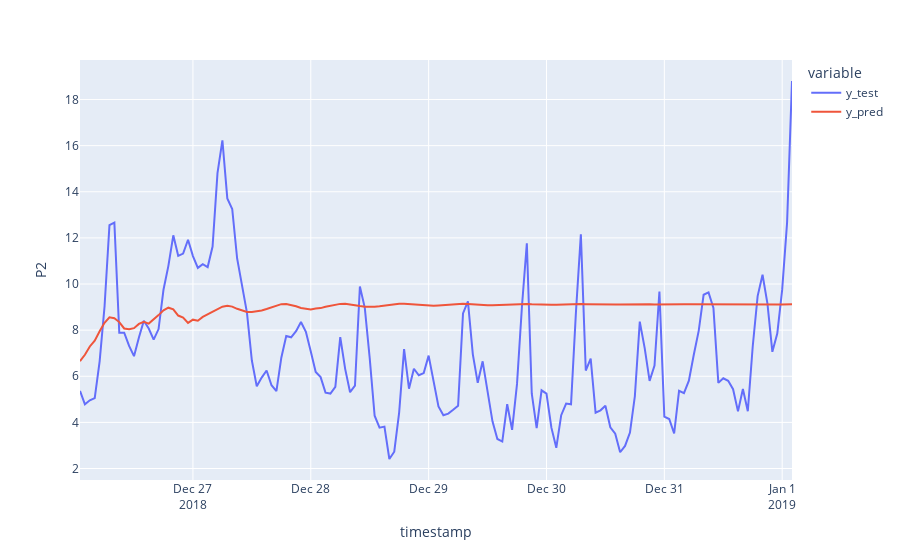

Notebook cell for this chart:
### Code cell
# line plot for the values in test_predictions
fig = px.line(df_pred_test, labels={"value": "P2"})
fig.show();

### Figure 1 — Plotly figure (JSON) as saved in the notebook; plotly's stock layout.template omitted (floating-point values rounded to 4 significant figures; data arrays with more than 128 entries replaced by an {"elided": "..."} marker saying what was removed)
{"data": [{"hovertemplate": "variable=y_test<br>timestamp=%{x}<br>P2=%{y}<extra></extra>", "legendgroup": "y_test", "line": {"color": "#636efa", "dash": "solid"}, "marker": {"symbol": "circle"}, "mode": "lines", "name": "y_test", "orientation": "v", "showlegend": true, "type": "scatter", "x": {"elided": "146 str values"}, "xaxis": "x", "y": {"elided": "146 float values"}, "yaxis": "y"}, {"hovertemplate": "variable=y_pred<br>timestamp=%{x}<br>P2=%{y}<extra></extra>", "legendgroup": "y_pred", "line": {"color": "#EF553B", "dash": "solid"}, "marker": {"symbol": "circle"}, "mode": "lines", "name": "y_pred", "orientation": "v", "showlegend": true, "type": "scatter", "x": {"elided": "146 str values"}, "xaxis": "x", "y": {"elided": "146 float values"}, "yaxis": "y"}], "layout": {"legend": {"title": {"text": "variable"}, "tracegroupgap": 0}, "margin": {"t": 60}, "xaxis": {"anchor": "y", "domain": [0, 1], "title": {"text": "timestamp"}}, "yaxis": {"anchor": "x", "domain": [0, 1], "title": {"text": "P2"}}}}
